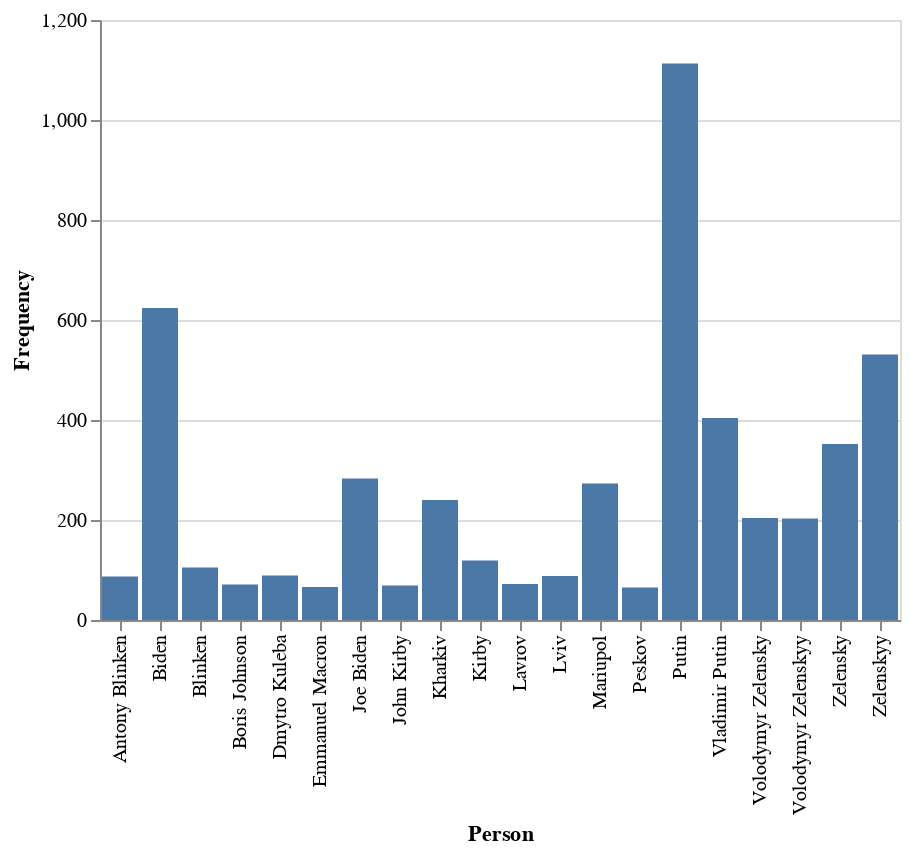

Notebook cell for this chart:
### Code cell
#Plot top 20 mentioned PERSON in the entire datset
alt.Chart(person_20).mark_bar().encode(
    x='Person',
    y='Frequency'
)

### Figure 1 — Vega-Lite specification as saved in the notebook (floating-point values rounded to 4 significant figures)
{"config": {"view": {"continuousWidth": 400, "continuousHeight": 300}}, "data": {"name": "data-bc07c797603fe849eeea08e900e467df"}, "mark": "bar", "encoding": {"x": {"field": "Person", "type": "nominal"}, "y": {"field": "Frequency", "type": "quantitative"}}, "$schema": "https://vega.github.io/schema/vega-lite/v4.17.0.json", "datasets": {"data-bc07c797603fe849eeea08e900e467df": [{"Person": "Putin", "Frequency": 1113}, {"Person": "Biden", "Frequency": 624}, {"Person": "Zelenskyy", "Frequency": 531}, {"Person": "Vladimir Putin", "Frequency": 404}, {"Person": "Zelensky", "Frequency": 352}, {"Person": "Joe Biden", "Frequency": 283}, {"Person": "Mariupol", "Frequency": 273}, {"Person": "Kharkiv", "Frequency": 240}, {"Person": "Volodymyr Zelensky", "Frequency": 204}, {"Person": "Volodymyr Zelenskyy", "Frequency": 203}, {"Person": "Kirby", "Frequency": 119}, {"Person": "Blinken", "Frequency": 105}, {"Person": "Dmytro Kuleba", "Frequency": 89}, {"Person": "Lviv", "Frequency": 88}, {"Person": "Antony Blinken", "Frequency": 87}, {"Person": "Lavrov", "Frequency": 72}, {"Person": "Boris Johnson", "Frequency": 71}, {"Person": "John Kirby", "Frequency": 69}, {"Person": "Emmanuel Macron", "Frequency": 66}, {"Person": "Peskov", "Frequency": 65}]}}
